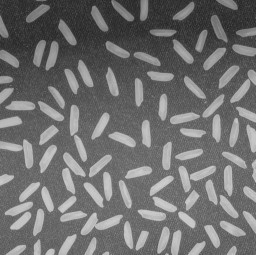
#> input picture figure/Rice.jpg, 256 x 255 px
$ python mili.py
#> lines starting #> are read from the running program, lines starting #| are printed output that depends on the picture; after the words box and inside, x2 and y2 are one past the last pixel; in counts of white or black regions, pixels touching at a corner belong together
import cv2
import numpy as np
import matplotlib.pyplot as plt

def show(img,name):
    cv2.namedWindow(name, 2)
    cv2.imshow(name, img)

def rice_area(img):
#> called with img = './figure/Rice.jpg'
    img = cv2.imread(img)
#> img is the input picture: shape (255, 256, 3); min 30, max 212, mean 111.4
    # 转换为灰度图
    gray=cv2.cvtColor(img,cv2.COLOR_BGR2GRAY)
    # 使用自适应阈值操作进行图像二值化
    dst = cv2.adaptiveThreshold(gray,255, cv2.ADAPTIVE_THRESH_MEAN_C, cv2.THRESH_BINARY,101, 1)
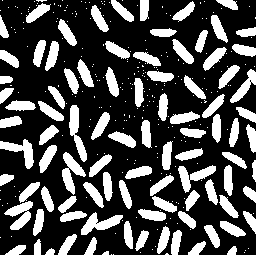
#> dst: shape (255, 256); 29.6% white; 326 white regions (234 under 20 px), largest, box (x1, y1, x2, y2) and area: (62, 152, 86, 195) 450, (69, 105, 87, 162) 439, (81, 212, 123, 235) 429
    # 形态学去噪
    element = cv2.getStructuringElement(cv2.MORPH_RECT,(2, 2))
    # 开运算去噪（先腐蚀再膨胀）
    dst=cv2.morphologyEx(dst,cv2.MORPH_OPEN,element,iterations=2)
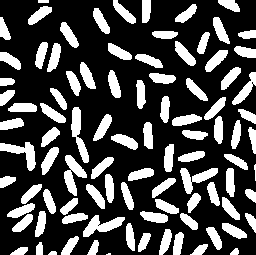
#> dst: shape (255, 256); 28.6% white; 94 white regions (1 under 20 px)
    kernel = np.ones((5,5),np.uint8)
    #dst = cv2.erode(dst, kernel, iterations = 1)

    # 轮廓检测函数
    contours, hierarchy = cv2.findContours(dst,cv2.RETR_EXTERNAL,cv2.CHAIN_APPROX_SIMPLE)
#> contours = 94 contours, 3 with area under 20; largest, box (x1, y1, x2, y2) and area: (64, 155, 87, 196) 384, (83, 215, 125, 237) 376, (71, 107, 89, 163) 372, (0, 142, 36, 171) 360, (180, 168, 218, 194) 358
    for contour in contours:
        area = cv2.contourArea(contour)

        if area > 100:
            # 创建一个全黑的mask
            mask = np.zeros_like(dst)

            # 在mask上绘制轮廓
            cv2.drawContours(mask, [contour], -1, (255,255,255), thickness=cv2.FILLED)

            # 对原图像中对应的部分进行腐蚀操作
            eroded = cv2.erode(dst, kernel, iterations=1)
            dst = cv2.bitwise_and(dst, dst, mask=cv2.bitwise_not(mask))
            eroded_masked = cv2.bitwise_and(eroded, eroded, mask=mask)
            dst = cv2.bitwise_or(dst, eroded_masked)
#> this loop made 94 passes
#> area on passes 3 to 14: 33.5, 77.5, 91.5, 62, 87.5, 149.5, 123, 157.5, 174.5, 170, 192, 160
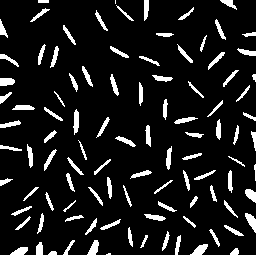
#> dst: shape (255, 256); 10.2% white; 101 white regions (2 under 20 px), largest, box (x1, y1, x2, y2) and area: (245, 213, 256, 233) 117, (190, 244, 208, 255) 112, (73, 109, 79, 135) 109
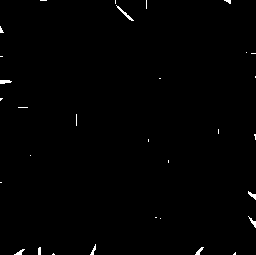
#> eroded: shape (255, 256); 0.6% white in thin lines or dots
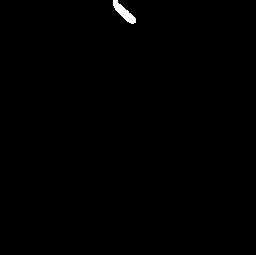
#> mask: shape (255, 256); 0.34% white; 1 white region

    contours, hierarchy = cv2.findContours(dst,cv2.RETR_EXTERNAL,cv2.CHAIN_APPROX_SIMPLE)
#> contours = 101 contours, 8 with area under 20; largest, box (x1, y1, x2, y2) and area: (245, 213, 256, 233) 94, (190, 244, 208, 255) 92, (87, 240, 99, 255) 88, (0, 78, 15, 86) 86, (245, 189, 256, 203) 83

    cv2.drawContours(dst,contours,-1,(120,0,0),2)
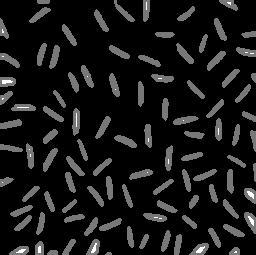
#> dst: shape (255, 256); 18.17% of pixels changed, all inside (x1, y1, x2, y2) = (0, 0, 256, 255)

    count=0
    ares_avrg=0
    # 遍历找到的所有米粒
    for cont in contours:
        # 计算包围性状的面积
        ares = cv2.contourArea(cont)
        # 过滤面积小于50的形状
        if ares<1:
            continue
        count+=1
        ares_avrg+=ares
        # 打印出每个米粒的面积
        print("{}-blob:{}".format(count,ares),end="  ")
        # 提取矩形坐标
        rect = cv2.boundingRect(cont)
        print("x:{} y:{}".format(rect[0],rect[1]))
        # 绘制矩形
        cv2.rectangle(img,rect,(0,0,255),1)
        # 防止编号到图片之外（上面）,因为绘制编号写在左上角，所以让最上面的米粒的y小于10的变为10个像素
        y=10 if rect[1]<10 else rect[1]
        # 在米粒左上角写上编号
        cv2.putText(img,str(count), (rect[0], y), cv2.FONT_HERSHEY_COMPLEX, 0.4, (0, 255, 0), 1)
#> this loop made 101 passes
#> (ares, ares_avrg, rect, y) on passes 1 to 12: (2.5, 2.5, (106, 253, 5, 2), 253), (19, 21.5, (48, 251, 9, 4), 251), (33.5, 55, (230, 248, 9, 7), 248), (77.5, 132.5, (10, 247, 18, 8), 247), (91.5, 224, (190, 244, 18, 11), 244), (62, 286, (36, 242, 7, 13), 242), (87.5, 373.5, (87, 240, 12, 15), 240), (37, 410.5, (63, 240, 12, 15), 240), (50.5, 461, (175, 235, 6, 20), 235), (22, 483, (140, 235, 8, 13), 235), (44, 527, (162, 231, 8, 20), 231), (40.5, 567.5, (209, 229, 11, 18), 229)
#| 1-blob:2.5  x:106 y:253
#| 2-blob:19.0  x:48 y:251
#| 3-blob:33.5  x:230 y:248
#| 4-blob:77.5  x:10 y:247
#| 5-blob:91.5  x:190 y:244
#| 6-blob:62.0  x:36 y:242
#| 7-blob:87.5  x:87 y:240
#| 8-blob:37.0  x:63 y:240
#> (further printed lines are left out)
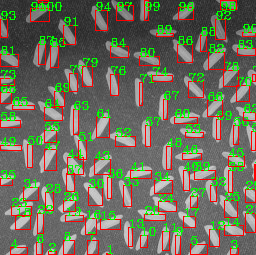
#> img: shape (255, 256, 3); 14.27% of pixels changed, all inside (x1, y1, x2, y2) = (0, 0, 256, 255)
#> after the loop, ares_avrg = 4721.5; count = 100
    print('个数',count,' 总面积',ares_avrg,' ares',ares)
#| 个数 100  总面积 4721.5  ares 20.0
    print("米粒平均面积:{}".format(round(ares_avrg/count,2)))
#| 米粒平均面积:47.22

    cv2.namedWindow("imgshow", 2)
    cv2.imshow('imgshow', img)

    cv2.namedWindow("dst", 2)
    cv2.imshow("dst", dst)

    cv2.waitKey()


rice_area('./figure/Rice.jpg')

$ run again, with figure/Pearl.jpg copied over figure/Rice.jpg
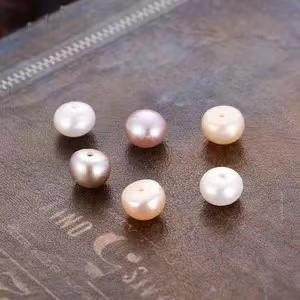
#> input picture figure/Pearl.jpg, 300 x 300 px
#> in rice_area, img is the input picture: shape (300, 300, 3); mean B, G, R 120.7, 120.6, 137.8
#> in rice_area, `contours, hierarchy = cv2.findContours(dst,cv2.RETR_EXTERNAL,cv2.CHAIN..`: contours = 167 contours, 116 with area under 20; largest, box (x1, y1, x2, y2) and area: (0, 0, 189, 98) 7130, (197, 15, 300, 103) 4279, (100, 35, 198, 81) 2094, (121, 181, 170, 222) 1418, (201, 169, 250, 208) 1338
#> the loop in rice_area, `for contour in contours:` made 167 passes
#> area on passes 8, 9, 11: 35, 36.5, 43.5
#> after the loop in rice_area, `for contour in contours:`:
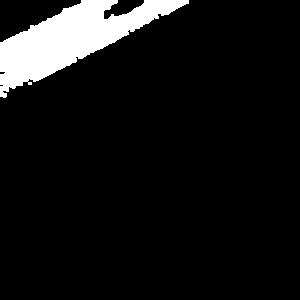
#> mask: shape (300, 300); 8.2% white; 1 white region
#> in rice_area, `contours, hierarchy = cv2.findContours(dst,cv2.RETR_EXTERNAL,cv2.CHAIN..`: contours = 210 contours, 161 with area under 20; largest, box (x1, y1, x2, y2) and area: (0, 0, 187, 86) 5362, (217, 18, 300, 69) 1844, (124, 183, 166, 220) 1080, (203, 171, 244, 205) 1002, (205, 109, 245, 143) 995
#> the loop in rice_area, `for cont in contours:` made 210 passes
#> (ares, ares_avrg, rect, y) on passes 5, 6, 8: (7.5, 12, (181, 297, 6, 3), 297), (12.5, 24.5, (160, 297, 10, 3), 297), (35, 63.5, (84, 294, 11, 6), 294)
#> (printed output is left out)
#> after the loop in rice_area, `for cont in contours:`:
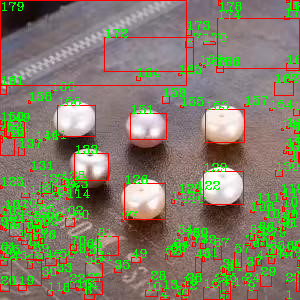
#> img: shape (300, 300, 3); 14.04% of pixels changed, all inside (x1, y1, x2, y2) = (0, 0, 300, 300)
#> after the loop in rice_area, `for cont in contours:`: ares_avrg = 16387; count = 179
#| 个数 179  总面积 16387.0  ares 5361.5
#| 米粒平均面积:91.55
